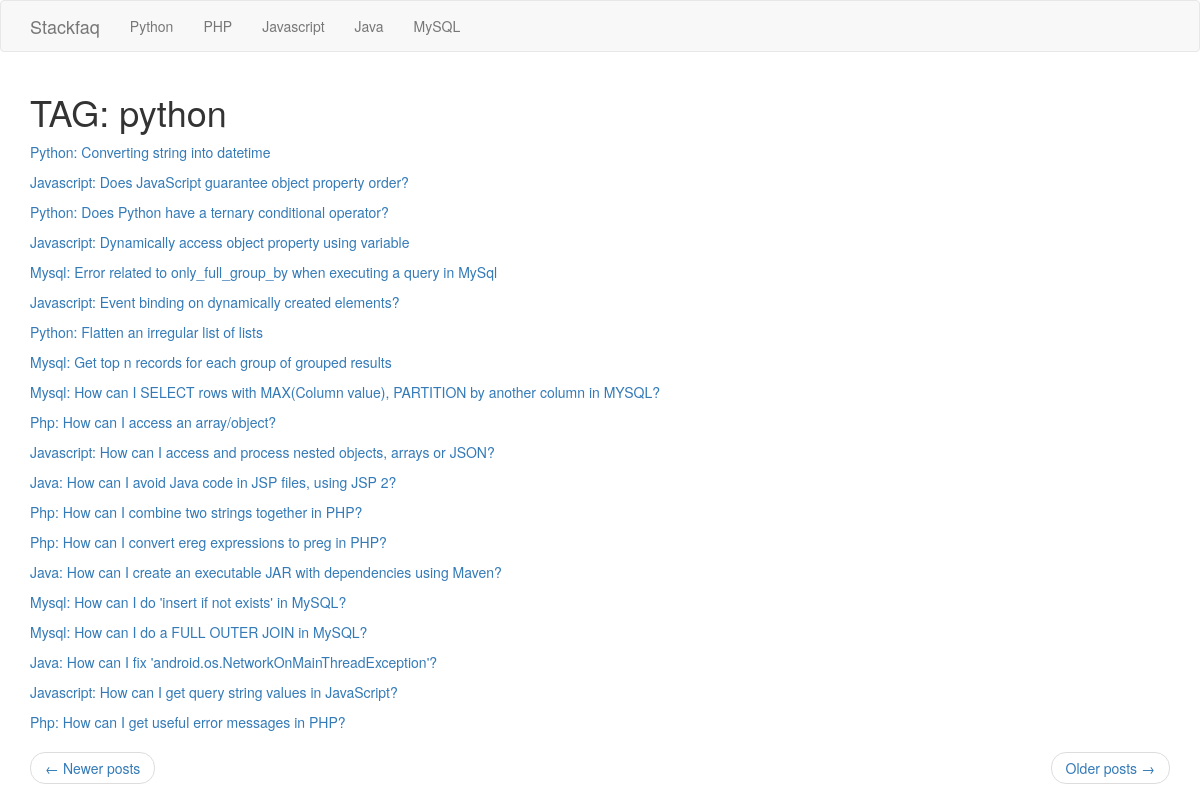
Screenshot of /?page=2 with the database file from the repository.
### app/models.py (models this page shows, shortened)
class Questions(db.Model):
    id = db.Column(db.Integer, primary_key=True)
    question = db.Column(db.String(255), nullable=False)
    link = db.Column(db.String(100), nullable=False)
    tag = db.Column(db.String(75), nullable=False)

### app/main/routes.py (the view)
@bp.route('/')
def index():
    page = request.args.get('page', 1, type=int)
    questions = models.Questions.query.order_by(models.Questions.question).paginate(page, current_app.config['POSTS_PER_PAGE'], False)
    next_url = url_for('main.index', page=questions.next_num) if questions.has_next else None
    prev_url = url_for('main.index', page=questions.prev_num) if questions.has_prev else None
    return render_template('main/index.html', questions = questions.items, next_url = next_url, prev_url = prev_url)

### app/main/templates/main/index.html
{% extends 'main/base.html' %}
{% block app_content %}
{% if questions %}
    {% if questions %}
        <h1>TAG: {{questions[0].tag}}</h1>
    {% endif %}
        {% for question in questions %}
            <p>
                {% set link = question.link | replace('*','/') %}
                {% set link = link[1:] %}
                {% set id = link.split('/')[1] %}
                {% set ques = link.split('/')[2] %}
                 <a href="{{url_for('main.show_answer', question = ques, id = id )}}">{{ question.tag|title }}: {{question.question}}</a>
            </p>
        {% endfor %}
        <nav aria-label="...">
            <ul class="pager">
                <li class="previous{% if not prev_url %} disabled{% endif %}">
                    <a href="{{ prev_url or '#' }}">
                        <span aria-hidden="true">&larr;</span> Newer posts
                    </a>
                </li>
                <li class="next{% if not next_url %} disabled{% endif %}">
                    <a href="{{ next_url or '#' }}">
                        Older posts <span aria-hidden="true">&rarr;</span>
                    </a>
                </li>
            </ul>
        </nav>
    {% else %}
        <div>
            <h1>There is no question</h1>
        </div>
    {% endif %}
{%endblock%}

### rows the page displays
Questions: tag "python", tag "Python", question "Converting string into datetime"
Questions: tag "Javascript", question "Does JavaScript guarantee object property order?"
Questions: tag "Python", question "Does Python have a ternary conditional operator?"
Questions: tag "Javascript", question "Dynamically access object property using variable"
Questions: tag "Mysql", question "Error related to only_full_group_by when executing a query in MySql"
Questions: tag "Javascript", question "Event binding on dynamically created elements?"
Questions: tag "Python", question "Flatten an irregular list of lists"
Questions: tag "Mysql", question "Get top n records for each group of grouped results"
Questions: tag "Mysql", question "How can I SELECT rows with MAX(Column value), PARTITION by another column in MYSQL?"
Questions: tag "Php", question "How can I access an array/object?"
Questions: tag "Javascript", question "How can I access and process nested objects, arrays or JSON?"
Questions: tag "Java", question "How can I avoid Java code in JSP files, using JSP 2?"
Questions: tag "Php", question "How can I combine two strings together in PHP?"
Questions: tag "Php", question "How can I convert ereg expressions to preg in PHP?"
Questions: tag "Java", question "How can I create an executable JAR with dependencies using Maven?"
Questions: tag "Mysql", question "How can I do 'insert if not exists' in MySQL?"
Questions: tag "Mysql", question "How can I do a FULL OUTER JOIN in MySQL?"
Questions: tag "Java", question "How can I fix 'android.os.NetworkOnMainThreadException'?"
Questions: tag "Javascript", question "How can I get query string values in JavaScript?"
Questions: tag "Php", question "How can I get useful error messages in PHP?"
